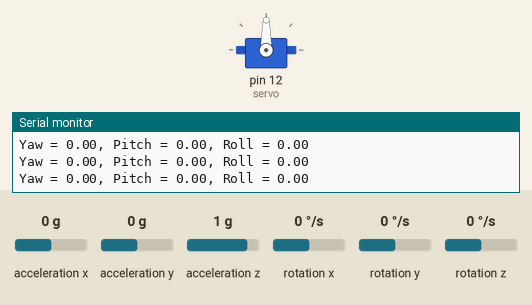
The sketch below on a simulated Arduino Uno, built with avr-gcc and run on an emulated ATmega328P. Parts: servo, the last lines printed to the serial monitor. The test bench sets the inputs (shaded band); at power-on: acceleration y 0 g, acceleration x 0 g, acceleration z 1 g, rotation x 0 °/s, rotation y 0 °/s, rotation z 0 °/s.

Above: at 1.2 s.
1.3 s: acceleration y set to -0.1 g
At 1.92 s:
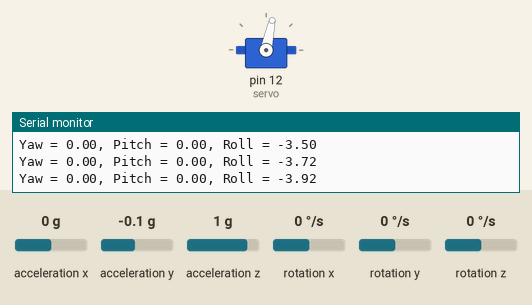
At 2.98 s:
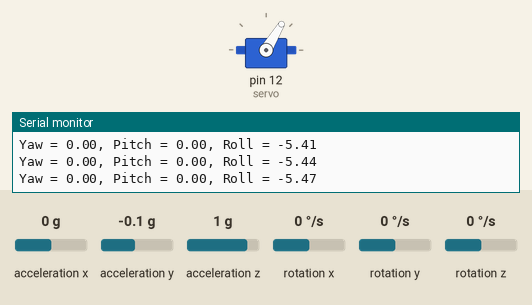
4.3 s: acceleration y set to 0.8 g
7.3 s: acceleration y set to -1.4 g
At 9.4 s:
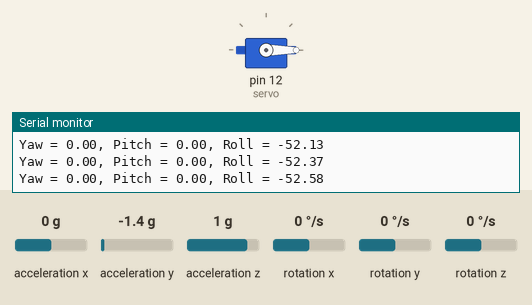
Timing chart, 0 to 10.9 s (numbered marks = the images above; inputs shaded):
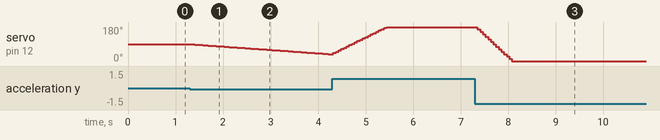

Measured:
- the behaviour switches between 0 and -0.1 g on acceleration y (found by bisection; images 0 and 1)
- after the input at 1.3 s, servo on pin 12 (servo): moves from 90° to 36° over 2.9 s, starting after 0.05 s
- after the input at 7.3 s, servo on pin 12 (servo): moves from 180° to 0° over 0.73 s, starting after 0.05 s

The sketch:

balance_seesaw.ino
```cpp
#include "I2Cdev.h"
#include "MPU6050.h"
#include "Wire.h"
#include <Servo.h>
MPU6050 accelgyro(0x68);
Servo servo;
int16_t ax, ay, az;
int16_t gx, gy, gz;
double ax_offset, ay_offset, az_offset, gx_offset , gy_offset, gz_offset;
const double accel_factor = 4096, gyro_factor = 32.8;
double Pitch_angle, Roll_angle, Pitch_accel, Roll_accel, Yaw_angle;
const double RAD_TO_DAG = 180.0 / 3.14159265359;
long lastime;
double previous = 90;
long previousTime;
void setup() {
  Serial.begin(115200);
  Wire.begin();
  Serial.println("Initializing I2C devices...");
  accelgyro.initialize();
  servo.attach(12);
  servo.write(90);
  Serial.println("Testing device connections...");
  previousTime = millis();
}
double errorI = 0;
void loop() {
  accelgyro.getMotion6(&ax, &ay, &az, &gx, &gy, &gz);
  long nowTime = millis();
  double Time = (nowTime - previousTime) / 1000.0;
  previousTime = nowTime;
  double errorP = map(ay, -17000, 17000, -10, 10);
  errorI += ay * Time;
  double totalError = errorP + errorI * 0.000001;
  previous = previous + totalError;
  if (previous > 180) {
    previous = 180;
  }
  else if (previous < 0) {
    previous = 0;
  }
  servo.write(previous);
  SensorFusion();
  // Function SensorFusion();
  Serial.print("Yaw = ");
  Serial.print(Yaw_angle);
  Serial.print(", ");
  Serial.print("Pitch = ");
  Serial.print(Pitch_angle);
  Serial.print(", ");
  Serial.print("Roll = ");
  Serial.println(Roll_angle);
  delay(50);
}
void SensorFusion()// Calculate angle(yaw, pitch, roll)
{ double accx = ax - ax_offset, accy = ay - ay_offset, accz = az - az_offset ;
  int g_total = accx * accx + accy * accy + accz * accz;
  /* Exceeding 4096*4096*2 = 2G means that the accelerometer is inaccurate and its reading value is not displayed*/
  if (abs(g_total) < 33554432) {
    Pitch_accel = atan2(accx, sqrt(accy * accy + accz * accz)) * RAD_TO_DAG; Roll_accel = atan2(accy, accz) * RAD_TO_DAG;
  }
  // Calculate the angle without filter
  double dt = (millis() - lastime) / 1000.0;
  lastime = millis();
  Pitch_angle += (-(gy - gy_offset) / gyro_factor) * dt;
  Roll_angle += ((gx - gx_offset) / gyro_factor) * dt;
  Yaw_angle += (-(gz - gz_offset) / gyro_factor) * dt;
  // Calculate the angle with the Complimentary filter
  Pitch_angle = 0.9 * Pitch_angle + 0.1 * Pitch_accel;
  Roll_angle = 0.9 * Roll_angle + 0.1 * Roll_accel;
}
```
